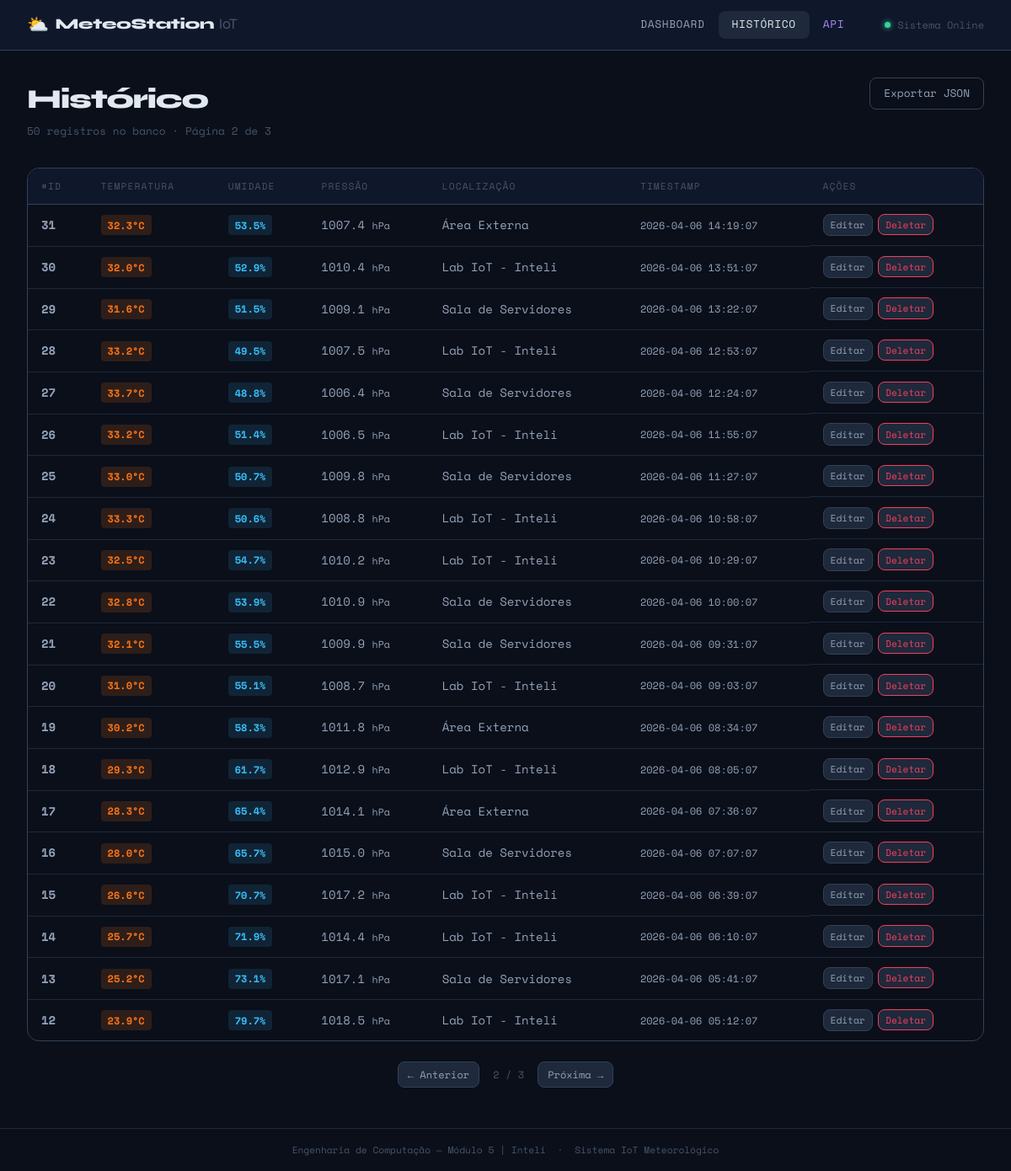
The page /leituras?pagina=2&por_pagina=20 on the database its author committed.
### tables this page shows
CREATE TABLE leituras (
    id INTEGER PRIMARY KEY AUTOINCREMENT,
    temperatura REAL NOT NULL,
    umidade REAL NOT NULL,
    pressao REAL,
    localizacao TEXT DEFAULT 'Lab IoT - Inteli',
    timestamp DATETIME DEFAULT (datetime('now','localtime'))
);

### app.py (the view, shortened to what this page needs)
@app.route('/leituras', methods=['GET'])
def listar():
    try:
        pagina = int(request.args.get('pagina', 1))
        por_pagina = int(request.args.get('por_pagina', 20))
    except ValueError:
        pagina, por_pagina = 1, 20
    pagina = max(1, pagina)
    offset = (pagina - 1) * por_pagina
    leituras = listar_leituras(limite=por_pagina, offset=offset)
    total    = contar_leituras()
    total_paginas = max(1, -(-total // por_pagina))  # teto
    return render_template('historico.html',
                           leituras=leituras,
                           pagina=pagina,
                           total=total,
                           total_paginas=total_paginas,
                           por_pagina=por_pagina)

### app.py (called while the page is built)
@app.before_request
def _setup():
    pass  # init_db() é chamado no __main__

### database.py (called while the page is built)
def get_db_connection():
    conn = sqlite3.connect(DB_PATH, timeout=10)
    conn.execute('PRAGMA journal_mode=WAL')
    conn.execute('PRAGMA busy_timeout=5000')
    conn.row_factory = sqlite3.Row
    return conn

def listar_leituras(limite=50, offset=0):
    conn = get_db_connection()
    rows = conn.execute(
        'SELECT * FROM leituras ORDER BY timestamp DESC LIMIT ? OFFSET ?',
        (limite, offset)
    ).fetchall()
    conn.close()
    return [dict(r) for r in rows]

def contar_leituras():
    conn = get_db_connection()
    total = conn.execute('SELECT COUNT(*) FROM leituras').fetchone()[0]
    conn.close()
    return total

### templates/historico.html (shortened to what this page needs)
{% extends 'base.html' %}
{% block content %}
<div class="page-header">
  <div>
    <h1 class="page-title">Histórico</h1>
    <p class="page-sub">{{ total }} registros no banco · Página {{ pagina }} de {{ total_paginas }}</p>
  </div>
  <a href="{{ url_for('listar') }}?formato=json" target="_blank" class="btn btn-ghost">Exportar JSON</a>
</div>
{% if leituras %}
<div class="table-wrapper">
  <table class="data-table">
    <thead>
      <tr>
        <th>#ID</th>
        <th>Temperatura</th>
        <th>Umidade</th>
        <th>Pressão</th>
        <th>Localização</th>
        <th>Timestamp</th>
        <th>Ações</th>
      </tr>
    </thead>
    <tbody>
      {% for l in leituras %}
      <tr>
        <td class="td-id">{{ l.id }}</td>
        <td>
          <span class="badge badge-temp">{{ l.temperatura }}°C</span>
        </td>
        <td>
          <span class="badge badge-umid">{{ l.umidade }}%</span>
        </td>
        <td>{{ l.pressao if l.pressao else '—' }} {% if l.pressao %}<small>hPa</small>{% endif %}</td>
        <td>{{ l.localizacao }}</td>
        <td class="td-ts">{{ l.timestamp }}</td>
        <td class="td-actions">
          <a href="{{ url_for('editar_form', id=l.id) }}" class="btn btn-xs">Editar</a>
          <form action="{{ url_for('deletar_form', id=l.id) }}" method="POST" style="display:inline"
                onsubmit="return confirm('Deletar leitura #{{ l.id }}?')">
            <button type="submit" class="btn btn-xs btn-danger">Deletar</button>
          </form>
        </td>
      </tr>
      {% endfor %}
    </tbody>
  </table>
</div>
<div class="pagination">
  {% if pagina > 1 %}
    <a href="{{ url_for('listar', pagina=pagina-1, por_pagina=por_pagina) }}" class="btn btn-sm">← Anterior</a>
  {% endif %}
  <span class="pag-info">{{ pagina }} / {{ total_paginas }}</span>
  {% if pagina < total_paginas %}
    <a href="{{ url_for('listar', pagina=pagina+1, por_pagina=por_pagina) }}" class="btn btn-sm">Próxima →</a>
  {% endif %}
</div>
{% else %}
<div class="empty-state">
  <p>Nenhuma leitura encontrada. Inicie o simulador para popular o banco de dados.</p>
</div>
{% endif %}
{% endblock %}

### static/css/style.css (style rules this page uses)
:root { --bg-base: #0a0f1a; --bg-surface: #0f172a; --bg-card: #1e293b; --bg-hover: #263349; --border: #1e293b; --border-hi: #334155; --text-primary: #e2e8f0; --text-secondary: #94a3b8; --text-muted: #475569; --accent-temp: #f97316; --accent-umid: #38bdf8; --accent-pres: #a78bfa; --accent-total: #34d399; --accent-red: #f43f5e; --font-display: 'Syne', sans-serif; --font-mono: 'Space Mono', monospace; --radius: 8px; --radius-lg: 14px; --shadow: 0 4px 24px rgba(0,0,0,0.4); }
*, *::before, *::after { box-sizing: border-box; margin: 0; padding: 0; }
html { scroll-behavior: smooth; }
body { background: var(--bg-base); color: var(--text-primary); font-family: var(--font-mono); font-size: 14px; line-height: 1.6; min-height: 100vh; display: flex; flex-direction: column; }
a { color: inherit; text-decoration: none; }
.page-header { display: flex; align-items: flex-start; justify-content: space-between; margin-bottom: 2rem; }
.page-title { font-family: var(--font-display); font-size: 2rem; font-weight: 800; letter-spacing: -0.04em; }
.page-sub { color: var(--text-muted); font-size: 0.8rem; margin-top: 0.2rem; }
.btn { display: inline-flex; align-items: center; gap: 0.3rem; padding: 0.5rem 1rem; border-radius: var(--radius); font-family: var(--font-mono); font-size: 0.8rem; cursor: pointer; border: 1px solid var(--border-hi); background: var(--bg-card); color: var(--text-secondary); transition: all 0.15s; white-space: nowrap; }
.btn-ghost { background: transparent; }
.btn-danger { color: var(--accent-red); border-color: var(--accent-red); }
.btn-sm { padding: 0.3rem 0.7rem; font-size: 0.75rem; }
.btn-xs { padding: 0.2rem 0.5rem; font-size: 0.7rem; }
.table-wrapper { overflow-x: auto; border-radius: var(--radius-lg); border: 1px solid var(--border-hi); margin-bottom: 1.5rem; }
.data-table { width: 100%; border-collapse: collapse; }
.data-table thead tr { background: var(--bg-surface); }
.data-table th { padding: 0.75rem 1rem; text-align: left; font-size: 0.7rem; text-transform: uppercase; letter-spacing: 0.1em; color: var(--text-muted); font-weight: 400; border-bottom: 1px solid var(--border-hi); white-space: nowrap; }
.data-table td { padding: 0.7rem 1rem; border-bottom: 1px solid var(--border); color: var(--text-secondary); vertical-align: middle; }
.data-table tbody tr:last-child td { border-bottom: none; }
.td-id { color: var(--accent-pres); font-weight: 700; }
.td-ts { font-size: 0.75rem; color: var(--text-muted); }
.td-actions { display: flex; gap: 0.4rem; }
.badge { display: inline-block; padding: 0.15rem 0.5rem; border-radius: 4px; font-size: 0.75rem; font-weight: 700; }
.badge-temp { background: rgba(249,115,22,0.15); color: var(--accent-temp); }
.badge-umid { background: rgba(56,189,248,0.12); color: var(--accent-umid); }
.pagination { display: flex; align-items: center; justify-content: center; gap: 1rem; margin-top: 1.5rem; }
.pag-info { font-size: 0.75rem; color: var(--text-muted); }

### rows shown on the page
leituras: id "31", temperatura "32.3", umidade "53.5", pressao "1007.4", shows "hPa", localizacao "Área Externa", timestamp "2026-04-06 14:19:07"
leituras: id "30", temperatura "32.0", umidade "52.9", pressao "1010.4", shows "hPa", localizacao "Lab IoT - Inteli", timestamp "2026-04-06 13:51:07"
leituras: id "29", temperatura "31.6", umidade "51.5", pressao "1009.1", shows "hPa", localizacao "Sala de Servidores", timestamp "2026-04-06 13:22:07"
leituras: id "28", temperatura "33.2", umidade "49.5", pressao "1007.5", shows "hPa", localizacao "Lab IoT - Inteli", timestamp "2026-04-06 12:53:07"
leituras: id "27", temperatura "33.7", umidade "48.8", pressao "1006.4", shows "hPa", localizacao "Sala de Servidores", timestamp "2026-04-06 12:24:07"
leituras: id "26", temperatura "33.2", umidade "51.4", pressao "1006.5", shows "hPa", localizacao "Lab IoT - Inteli", timestamp "2026-04-06 11:55:07"
leituras: id "25", temperatura "33.0", umidade "50.7", pressao "1009.8", shows "hPa", localizacao "Sala de Servidores", timestamp "2026-04-06 11:27:07"
leituras: id "24", temperatura "33.3", umidade "50.6", pressao "1008.8", shows "hPa", localizacao "Lab IoT - Inteli", timestamp "2026-04-06 10:58:07"
leituras: id "23", temperatura "32.5", umidade "54.7", pressao "1010.2", shows "hPa", localizacao "Lab IoT - Inteli", timestamp "2026-04-06 10:29:07"
leituras: id "22", temperatura "32.8", umidade "53.9", pressao "1010.9", shows "hPa", localizacao "Sala de Servidores", timestamp "2026-04-06 10:00:07"
leituras: id "21", temperatura "32.1", umidade "55.5", pressao "1009.9", shows "hPa", localizacao "Sala de Servidores", timestamp "2026-04-06 09:31:07"
leituras: id "20", temperatura "31.0", umidade "55.1", pressao "1008.7", shows "hPa", localizacao "Lab IoT - Inteli", timestamp "2026-04-06 09:03:07"
leituras: id "19", temperatura "30.2", umidade "58.3", pressao "1011.8", shows "hPa", localizacao "Área Externa", timestamp "2026-04-06 08:34:07"
leituras: id "18", temperatura "29.3", umidade "61.7", pressao "1012.9", shows "hPa", localizacao "Lab IoT - Inteli", timestamp "2026-04-06 08:05:07"
leituras: id "17", temperatura "28.3", umidade "65.4", pressao "1014.1", shows "hPa", localizacao "Área Externa", timestamp "2026-04-06 07:36:07"
leituras: id "16", temperatura "28.0", umidade "65.7", pressao "1015.0", shows "hPa", localizacao "Sala de Servidores", timestamp "2026-04-06 07:07:07"
leituras: id "15", temperatura "26.6", umidade "70.7", pressao "1017.2", shows "hPa", localizacao "Lab IoT - Inteli", timestamp "2026-04-06 06:39:07"
leituras: id "14", temperatura "25.7", umidade "71.9", pressao "1014.4", shows "hPa", localizacao "Lab IoT - Inteli", timestamp "2026-04-06 06:10:07"
leituras: id "13", temperatura "25.2", umidade "73.1", pressao "1017.1", shows "hPa", localizacao "Sala de Servidores", timestamp "2026-04-06 05:41:07"
leituras: id "12", temperatura "23.9", umidade "79.7", pressao "1018.5", shows "hPa", localizacao "Lab IoT - Inteli", timestamp "2026-04-06 05:12:07"

### other values the page prints
{{ total }} "50"
{{ pagina }} "2"
{{ total_paginas }} "3"
